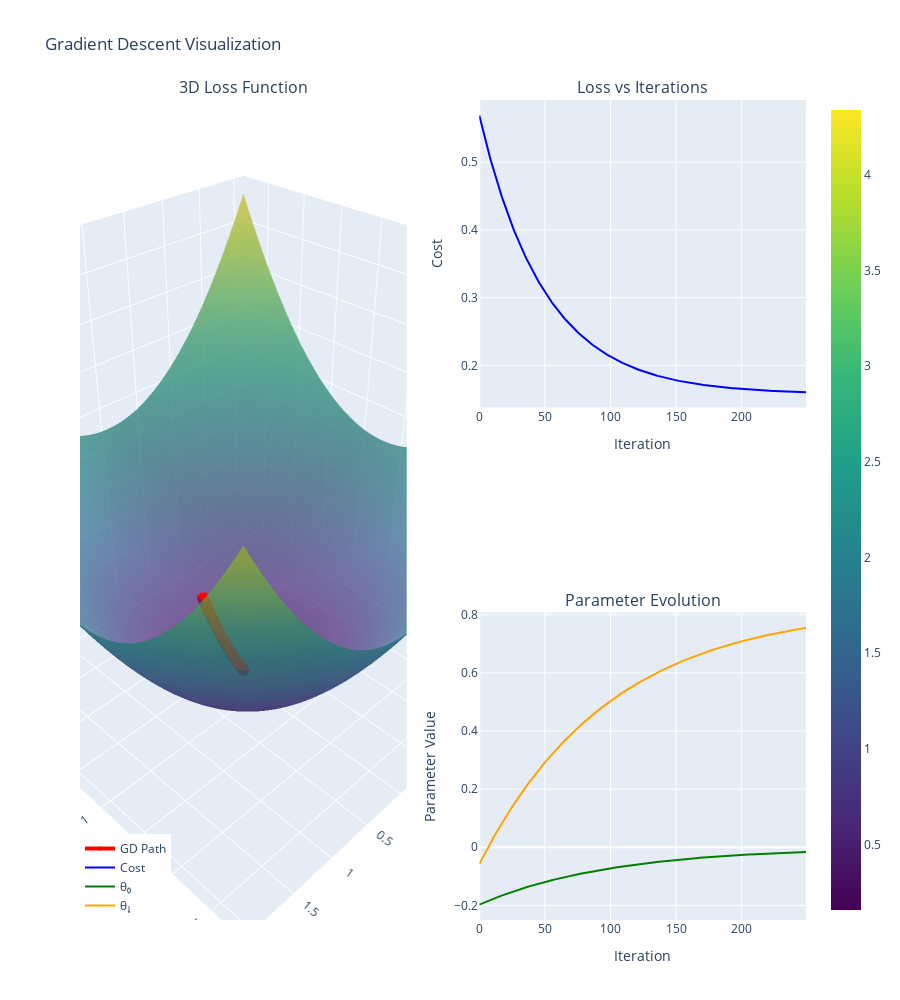
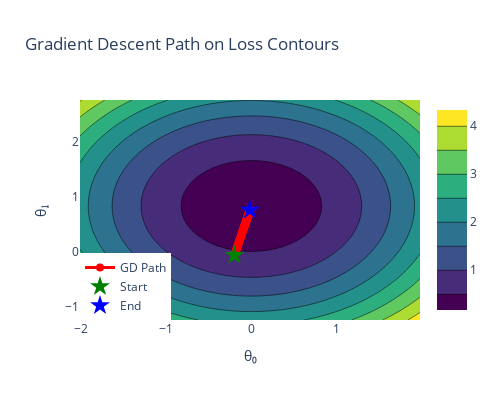
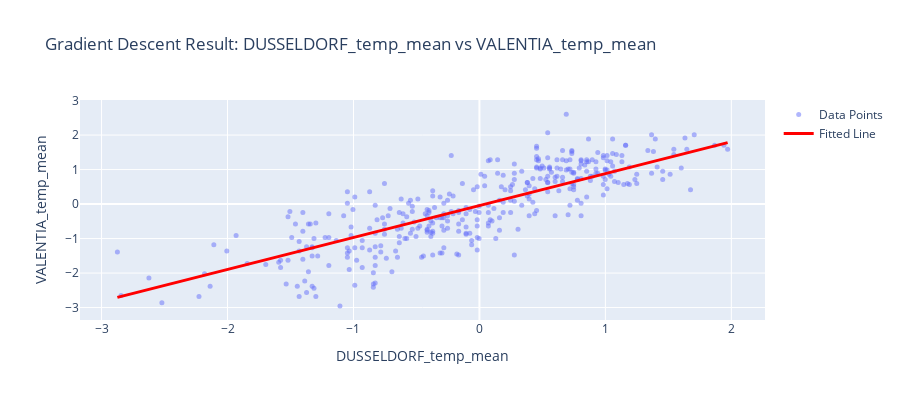

Notebook code for these charts, in order:
### Code cell
if 'run_gradient_descent' in locals() and run_gradient_descent and 'theta_final' in locals():
    # Create 3D visualization of the loss function
    print("\n📊 Creating 3D Loss Function Visualization...")
    
    # Create grid of theta values for 3D plot
    theta0_range = np.linspace(theta_final[0] - 2, theta_final[0] + 2, 50)
    theta1_range = np.linspace(theta_final[1] - 2, theta_final[1] + 2, 50)
    theta0_grid, theta1_grid = np.meshgrid(theta0_range, theta1_range)
    
    # Compute cost for each combination
    cost_grid = np.zeros_like(theta0_grid)
    for i in range(len(theta0_range)):
        for j in range(len(theta1_range)):
            theta_temp = np.array([theta0_grid[i, j], theta1_grid[i, j]])
            cost_grid[i, j] = compute_cost(X_norm, y_norm, theta_temp)
    
    # Create 3D surface plot
    fig = make_subplots(
        rows=2, cols=2,
        specs=[[{'type': 'surface', 'rowspan': 2}, {'type': 'scatter'}],
               [None, {'type': 'scatter'}]],
        subplot_titles=('3D Loss Function', 'Loss vs Iterations', 'Parameter Evolution')
    )
    
    # 3D Surface
    fig.add_trace(
        go.Surface(
            x=theta0_range,
            y=theta1_range,
            z=cost_grid,
            colorscale='Viridis',
            opacity=0.7,
            name='Loss Surface'
        ),
        row=1, col=1
    )
    
    # Add gradient descent path on 3D surface
    fig.add_trace(
        go.Scatter3d(
            x=theta_history[:, 0],
            y=theta_history[:, 1],
            z=cost_history,
            mode='lines+markers',
            line=dict(color='red', width=4),
            marker=dict(size=4),
            name='GD Path'
        ),
        row=1, col=1
    )
    
    # Loss vs Iterations
    fig.add_trace(
        go.Scatter(
            x=list(range(len(cost_history))),
            y=cost_history,
            mode='lines',
            name='Cost',
            line=dict(color='blue')
        ),
        row=1, col=2
    )
    
    # Parameter evolution
    fig.add_trace(
        go.Scatter(
            x=list(range(len(theta_history))),
            y=theta_history[:, 0],
            mode='lines',
            name='θ₀',
            line=dict(color='green')
        ),
        row=2, col=2
    )
    
    fig.add_trace(
        go.Scatter(
            x=list(range(len(theta_history))),
            y=theta_history[:, 1],
            mode='lines',
            name='θ₁',
            line=dict(color='orange')
        ),
        row=2, col=2
    )
    
    # Update layout
    fig.update_layout(
        title='Gradient Descent Visualization',
        height=1000,
        showlegend=True,
        legend=dict(
            x=0,               # X position, 0 (left) to 1 (right)
            y=0,               # Y position, 0 (bottom) to 1 (top)
            xanchor='left',    # or 'right', 'center'
            yanchor='bottom',  # or 'left', 'middle'
        )
    )
    
    # Update axes
    fig.update_xaxes(title_text='θ₀', row=1, col=1)
    fig.update_yaxes(title_text='θ₁', row=1, col=1)
    fig.update_xaxes(title_text='Iteration', row=1, col=2)
    fig.update_yaxes(title_text='Cost', row=1, col=2)
    fig.update_xaxes(title_text='Iteration', row=2, col=2)
    fig.update_yaxes(title_text='Parameter Value', row=2, col=2)
    
    fig.show()
    
    # Create contour plot with gradient descent path
    fig2 = go.Figure()
    
    # Add contour
    fig2.add_trace(
        go.Contour(
            x=theta0_range,
            y=theta1_range,
            z=cost_grid,
            colorscale='Viridis',
            showscale=True,
            name='Loss Contours'
        )
    )
    
    # Add gradient descent path
    fig2.add_trace(
        go.Scatter(
            x=theta_history[:, 0],
            y=theta_history[:, 1],
            mode='lines+markers',
            line=dict(color='red', width=3),
            marker=dict(size=8, color='red'),
            name='GD Path'
        )
    )
    
    # Mark start and end points
    fig2.add_trace(
        go.Scatter(
            x=[theta_init[0]],
            y=[theta_init[1]],
            mode='markers',
            marker=dict(size=15, color='green', symbol='star'),
            name='Start'
        )
    )
    
    fig2.add_trace(
        go.Scatter(
            x=[theta_final[0]],
            y=[theta_final[1]],
            mode='markers',
            marker=dict(size=15, color='blue', symbol='star'),
            name='End'
        )
    )
    
    fig2.update_layout(
        title='Gradient Descent Path on Loss Contours',
        xaxis_title='θ₀',
        yaxis_title='θ₁',
        height=400,
        width=500,
        showlegend=True,
        legend=dict(
            x=0,               # X position, 0 (left) to 1 (right)
            y=0,               # Y position, 0 (bottom) to 1 (top)
            xanchor='left',    # or 'right', 'center'
            yanchor='bottom',  # or 'left', 'middle'
        )
    )
    
    fig2.show()
    
    # Visualize the fitted line
    fig3 = go.Figure()
    
    # Scatter plot of original data
    sample_size = min(500, len(X_gd))  # Sample for better visualization
    sample_idx = np.random.choice(len(X_gd), sample_size, replace=False)
    
    fig3.add_trace(
        go.Scatter(
            x=X_gd[sample_idx].flatten(),
            y=y_gd[sample_idx],
            mode='markers',
            marker=dict(size=5, opacity=0.5),
            name='Data Points'
        )
    )
    
    # Fitted line (need to transform back from normalized space)
    x_line = np.linspace(X_gd.min(), X_gd.max(), 100)
    x_line_norm = (x_line - X_mean) / X_std
    X_line_norm = np.c_[np.ones(len(x_line)), x_line_norm]
    y_line_norm = X_line_norm.dot(theta_final)
    y_line = y_line_norm * y_std + y_mean
    
    fig3.add_trace(
        go.Scatter(
            x=x_line,
            y=y_line,
            mode='lines',
            line=dict(color='red', width=3),
            name='Fitted Line'
        )
    )
    
    fig3.update_layout(
        title=f'Gradient Descent Result: {selected_feature} vs {target_col}',
        xaxis_title=selected_feature,
        yaxis_title=target_col,
        height=400
    )
    
    fig3.show()
    
    # Summary statistics
    print("\n📊 GRADIENT DESCENT SUMMARY")
    print("="*60)
    print(f"\nAlgorithm Performance:")
    print(f"  • Initial cost: {cost_history[0]:.6f}")
    print(f"  • Final cost: {cost_history[-1]:.6f}")
    print(f"  • Cost reduction: {(1 - cost_history[-1]/cost_history[0])*100:.2f}%")
    print(f"  • Convergence: {'Yes' if abs(cost_history[-1] - cost_history[-2]) < 1e-6 else 'No'}")
    
    print(f"\nLearning Insights:")
    if alpha >= 1.0 and cost_history[-1] > cost_history[0]:
        print(f"  ⚠️ Learning rate too high! The cost increased.")
    elif alpha <= 0.001 and iterations < 1000:
        print(f"  ⚠️ Learning rate too low! May need more iterations.")
    else:
        print(f"  ✅ Learning rate appears appropriate.")
    
    # Compare with sklearn
    from sklearn.linear_model import LinearRegression
    lr = LinearRegression()
    lr.fit(X_gd, y_gd)
    
    print(f"\nComparison with sklearn LinearRegression:")
    print(f"  • Our θ₀: {theta_final[0] * y_std - theta_final[1] * y_std * X_mean / X_std + y_mean:.4f}")
    print(f"  • sklearn intercept: {lr.intercept_:.4f}")
    print(f"  • Our θ₁: {theta_final[1] * y_std / X_std:.4f}")
    print(f"  • sklearn coefficient: {lr.coef_[0]:.4f}")

### Figure 1 — Plotly figure (JSON) as saved in the notebook; plotly's stock layout.template omitted (floating-point values rounded to 4 significant figures; data arrays with more than 128 entries replaced by an {"elided": "..."} marker saying what was removed)
{"data": [{"colorscale": [[0, "#440154"], [0.1111, "#482878"], [0.2222, "#3e4989"], [0.3333, "#31688e"], [0.4444, "#26828e"], [0.5556, "#1f9e89"], [0.6667, "#35b779"], [0.7778, "#6ece58"], [0.8889, "#b5de2b"], [1, "#fde725"]], "name": "Loss Surface", "opacity": 0.7, "scene": "scene", "type": "surface", "x": [-2.016, -1.935, -1.853, -1.771, -1.69, -1.608, -1.526, -1.445, -1.363, -1.281, -1.2, -1.118, -1.037, -0.9549, -0.8733, -0.7917, -0.7101, -0.6284, -0.5468, -0.4652, -0.3835, -0.3019, -0.2203, -0.1386, -0.05699, 0.02464, 0.1063, 0.1879, 0.2695, 0.3512, 0.4328, 0.5144, 0.5961, 0.6777, 0.7593, 0.841, 0.9226, 1.004, 1.086, 1.167, 1.249, 1.331, 1.412, 1.494, 1.576, 1.657, 1.739, 1.821, 1.902, 1.984], "y": [-1.245, -1.163, -1.082, -1.0, -0.9185, -0.8368, -0.7552, -0.6736, -0.5919, -0.5103, -0.4287, -0.3471, -0.2654, -0.1838, -0.1022, -0.02052, 0.06111, 0.1427, 0.2244, 0.306, 0.3876, 0.4693, 0.5509, 0.6325, 0.7142, 0.7958, 0.8774, 0.9591, 1.041, 1.122, 1.204, 1.286, 1.367, 1.449, 1.53, 1.612, 1.694, 1.775, 1.857, 1.939, 2.02, 2.102, 2.184, 2.265, 2.347, 2.428, 2.51, 2.592, 2.673, 2.755], "z": {"elided": "50x50 float values"}}, {"line": {"color": "red", "width": 4}, "marker": {"size": 4}, "mode": "lines+markers", "name": "GD Path", "scene": "scene", "type": "scatter3d", "x": {"elided": "250 float values"}, "y": {"elided": "250 float values"}, "z": {"elided": "250 float values"}}, {"line": {"color": "blue"}, "mode": "lines", "name": "Cost", "type": "scatter", "x": {"elided": "250 int values"}, "xaxis": "x", "y": {"elided": "250 float values"}, "yaxis": "y"}, {"line": {"color": "green"}, "mode": "lines", "name": "θ₀", "type": "scatter", "x": {"elided": "250 int values"}, "xaxis": "x2", "y": {"elided": "250 float values"}, "yaxis": "y2"}, {"line": {"color": "orange"}, "mode": "lines", "name": "θ₁", "type": "scatter", "x": {"elided": "250 int values"}, "xaxis": "x2", "y": {"elided": "250 float values"}, "yaxis": "y2"}], "layout": {"annotations": [{"font": {"size": 16}, "showarrow": false, "text": "3D Loss Function", "x": 0.225, "xanchor": "center", "xref": "paper", "y": 1, "yanchor": "bottom", "yref": "paper"}, {"font": {"size": 16}, "showarrow": false, "text": "Loss vs Iterations", "x": 0.775, "xanchor": "center", "xref": "paper", "y": 1, "yanchor": "bottom", "yref": "paper"}, {"font": {"size": 16}, "showarrow": false, "text": "Parameter Evolution", "x": 0.775, "xanchor": "center", "xref": "paper", "y": 0.375, "yanchor": "bottom", "yref": "paper"}], "height": 1000, "legend": {"x": 0, "xanchor": "left", "y": 0, "yanchor": "bottom"}, "scene": {"domain": {"x": [0, 0.45], "y": [0, 1]}}, "showlegend": true, "title": {"text": "Gradient Descent Visualization"}, "xaxis": {"anchor": "y", "domain": [0.55, 1], "title": {"text": "Iteration"}}, "xaxis2": {"anchor": "y2", "domain": [0.55, 1], "title": {"text": "Iteration"}}, "yaxis": {"anchor": "x", "domain": [0.625, 1], "title": {"text": "Cost"}}, "yaxis2": {"anchor": "x2", "domain": [0, 0.375], "title": {"text": "Parameter Value"}}}}

### Figure 2 — Plotly figure (JSON) as saved in the notebook; plotly's stock layout.template omitted (floating-point values rounded to 4 significant figures; data arrays with more than 128 entries replaced by an {"elided": "..."} marker saying what was removed)
{"data": [{"colorscale": [[0, "#440154"], [0.1111, "#482878"], [0.2222, "#3e4989"], [0.3333, "#31688e"], [0.4444, "#26828e"], [0.5556, "#1f9e89"], [0.6667, "#35b779"], [0.7778, "#6ece58"], [0.8889, "#b5de2b"], [1, "#fde725"]], "name": "Loss Contours", "showscale": true, "type": "contour", "x": [-2.016, -1.935, -1.853, -1.771, -1.69, -1.608, -1.526, -1.445, -1.363, -1.281, -1.2, -1.118, -1.037, -0.9549, -0.8733, -0.7917, -0.7101, -0.6284, -0.5468, -0.4652, -0.3835, -0.3019, -0.2203, -0.1386, -0.05699, 0.02464, 0.1063, 0.1879, 0.2695, 0.3512, 0.4328, 0.5144, 0.5961, 0.6777, 0.7593, 0.841, 0.9226, 1.004, 1.086, 1.167, 1.249, 1.331, 1.412, 1.494, 1.576, 1.657, 1.739, 1.821, 1.902, 1.984], "y": [-1.245, -1.163, -1.082, -1.0, -0.9185, -0.8368, -0.7552, -0.6736, -0.5919, -0.5103, -0.4287, -0.3471, -0.2654, -0.1838, -0.1022, -0.02052, 0.06111, 0.1427, 0.2244, 0.306, 0.3876, 0.4693, 0.5509, 0.6325, 0.7142, 0.7958, 0.8774, 0.9591, 1.041, 1.122, 1.204, 1.286, 1.367, 1.449, 1.53, 1.612, 1.694, 1.775, 1.857, 1.939, 2.02, 2.102, 2.184, 2.265, 2.347, 2.428, 2.51, 2.592, 2.673, 2.755], "z": {"elided": "50x50 float values"}}, {"line": {"color": "red", "width": 3}, "marker": {"color": "red", "size": 8}, "mode": "lines+markers", "name": "GD Path", "type": "scatter", "x": {"elided": "250 float values"}, "y": {"elided": "250 float values"}}, {"marker": {"color": "green", "size": 15, "symbol": "star"}, "mode": "markers", "name": "Start", "type": "scatter", "x": [-0.1995], "y": [-0.06696]}, {"marker": {"color": "blue", "size": 15, "symbol": "star"}, "mode": "markers", "name": "End", "type": "scatter", "x": [-0.01617], "y": [0.755]}], "layout": {"height": 400, "legend": {"x": 0, "xanchor": "left", "y": 0, "yanchor": "bottom"}, "showlegend": true, "title": {"text": "Gradient Descent Path on Loss Contours"}, "width": 500, "xaxis": {"title": {"text": "θ₀"}}, "yaxis": {"title": {"text": "θ₁"}}}}

### Figure 3 — Plotly figure (JSON) as saved in the notebook; plotly's stock layout.template omitted (floating-point values rounded to 4 significant figures; data arrays with more than 128 entries replaced by an {"elided": "..."} marker saying what was removed)
{"data": [{"marker": {"opacity": 0.5, "size": 5}, "mode": "markers", "name": "Data Points", "type": "scatter", "x": {"elided": "366 float values"}, "y": {"elided": "366 float values"}}, {"line": {"color": "red", "width": 3}, "mode": "lines", "name": "Fitted Line", "type": "scatter", "x": [-2.874, -2.826, -2.777, -2.728, -2.679, -2.63, -2.581, -2.532, -2.483, -2.434, -2.385, -2.336, -2.287, -2.238, -2.189, -2.14, -2.091, -2.042, -1.994, -1.945, -1.896, -1.847, -1.798, -1.749, -1.7, -1.651, -1.602, -1.553, -1.504, -1.455, -1.406, -1.357, -1.308, -1.259, -1.21, -1.162, -1.113, -1.064, -1.015, -0.9658, -0.9168, -0.8679, -0.819, -0.77, -0.7211, -0.6721, -0.6232, -0.5743, -0.5253, -0.4764, -0.4274, -0.3785, -0.3296, -0.2806, -0.2317, -0.1827, -0.1338, -0.08486, -0.03592, 0.01302, 0.06196, 0.1109, 0.1598, 0.2088, 0.2577, 0.3067, 0.3556, 0.4045, 0.4535, 0.5024, 0.5514, 0.6003, 0.6492, 0.6982, 0.7471, 0.7961, 0.845, 0.8939, 0.9429, 0.9918, 1.041, 1.09, 1.139, 1.188, 1.237, 1.285, 1.334, 1.383, 1.432, 1.481, 1.53, 1.579, 1.628, 1.677, 1.726, 1.775, 1.824, 1.873, 1.922, 1.971], "y": [-2.706, -2.66, -2.615, -2.57, -2.524, -2.479, -2.434, -2.388, -2.343, -2.298, -2.252, -2.207, -2.162, -2.116, -2.071, -2.026, -1.98, -1.935, -1.89, -1.844, -1.799, -1.754, -1.708, -1.663, -1.618, -1.573, -1.527, -1.482, -1.437, -1.391, -1.346, -1.301, -1.255, -1.21, -1.165, -1.119, -1.074, -1.029, -0.9833, -0.938, -0.8927, -0.8474, -0.802, -0.7567, -0.7114, -0.6661, -0.6208, -0.5754, -0.5301, -0.4848, -0.4395, -0.3941, -0.3488, -0.3035, -0.2582, -0.2129, -0.1675, -0.1222, -0.07689, -0.03157, 0.01376, 0.05908, 0.1044, 0.1497, 0.195, 0.2404, 0.2857, 0.331, 0.3763, 0.4217, 0.467, 0.5123, 0.5576, 0.6029, 0.6483, 0.6936, 0.7389, 0.7842, 0.8296, 0.8749, 0.9202, 0.9655, 1.011, 1.056, 1.101, 1.147, 1.192, 1.237, 1.283, 1.328, 1.373, 1.419, 1.464, 1.509, 1.555, 1.6, 1.645, 1.691, 1.736, 1.781]}], "layout": {"height": 400, "title": {"text": "Gradient Descent Result: DUSSELDORF_temp_mean vs VALENTIA_temp_mean"}, "xaxis": {"title": {"text": "DUSSELDORF_temp_mean"}}, "yaxis": {"title": {"text": "VALENTIA_temp_mean"}}}}
